Frame 1 (no input): blank canvas, image omitted
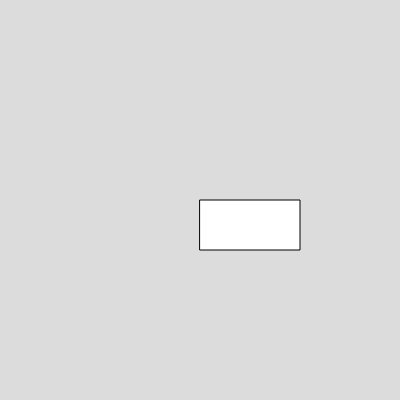
Frame 60 (no input)
Frame 120 (the mouse pressed at the canvas centre since frame 60): identical to frame 60, image omitted

The p5.js sketch that drew this single still picture (run headless with seeded random() and noise() and a simulated clock; from frame 60 on, the mouse is pressed at the canvas centre):

// p5.js sketch
// ── sketch.js
let interval = 500;
let lastTime = 0;
let visible = false;

function setup() {
  createCanvas(400, 400);
}

function draw() {
  background(220);

  let currentTime = millis();

  if (currentTime - lastTime >= interval) {
    visible = !visible;
    lastTime = currentTime;
  }
  if (visible === true) {
    rect(200, 200, 100, 50);
  }
}
